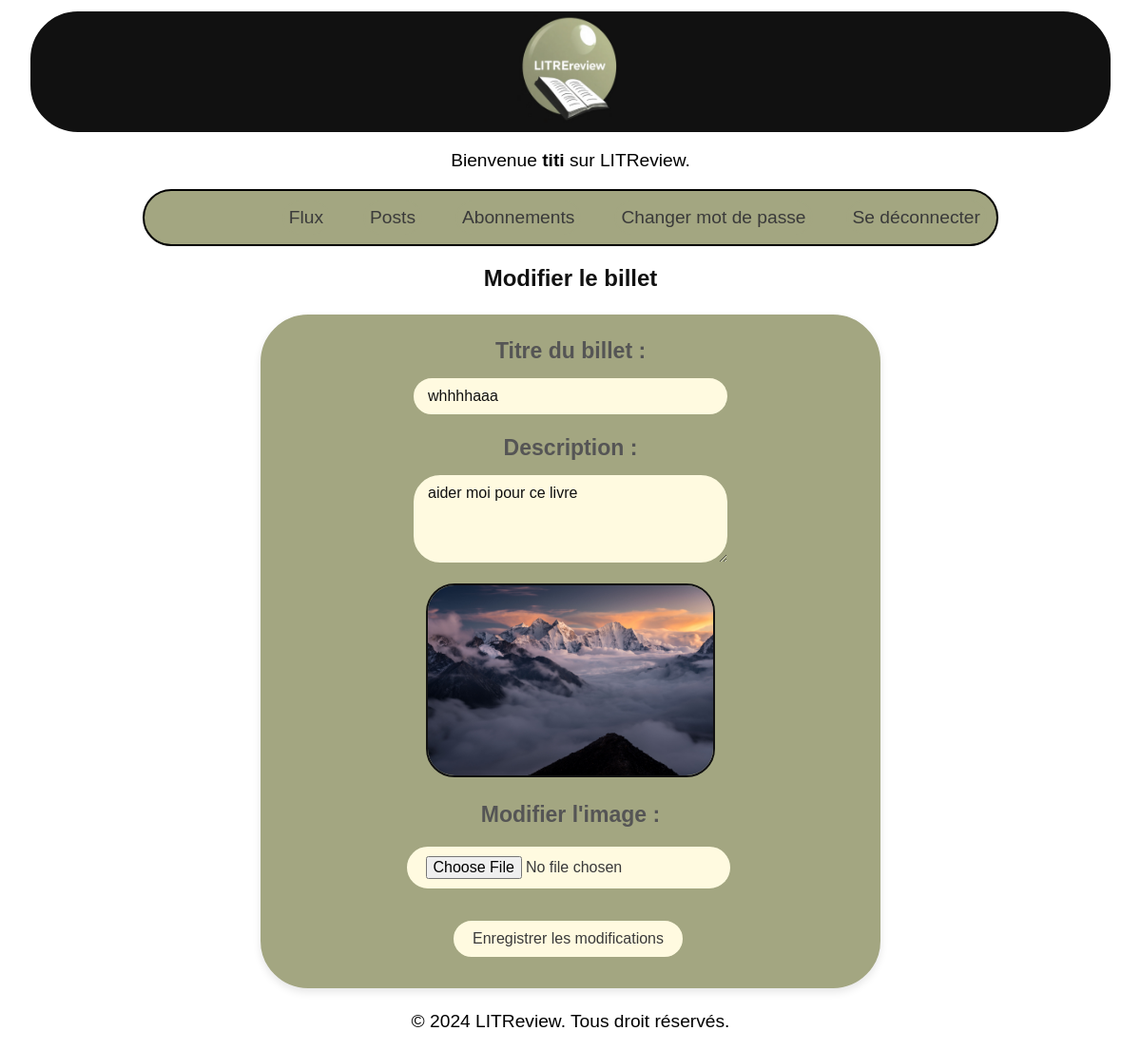
/edit-ticket/3/edit (signed in), run on an earlier commit of the app's database.
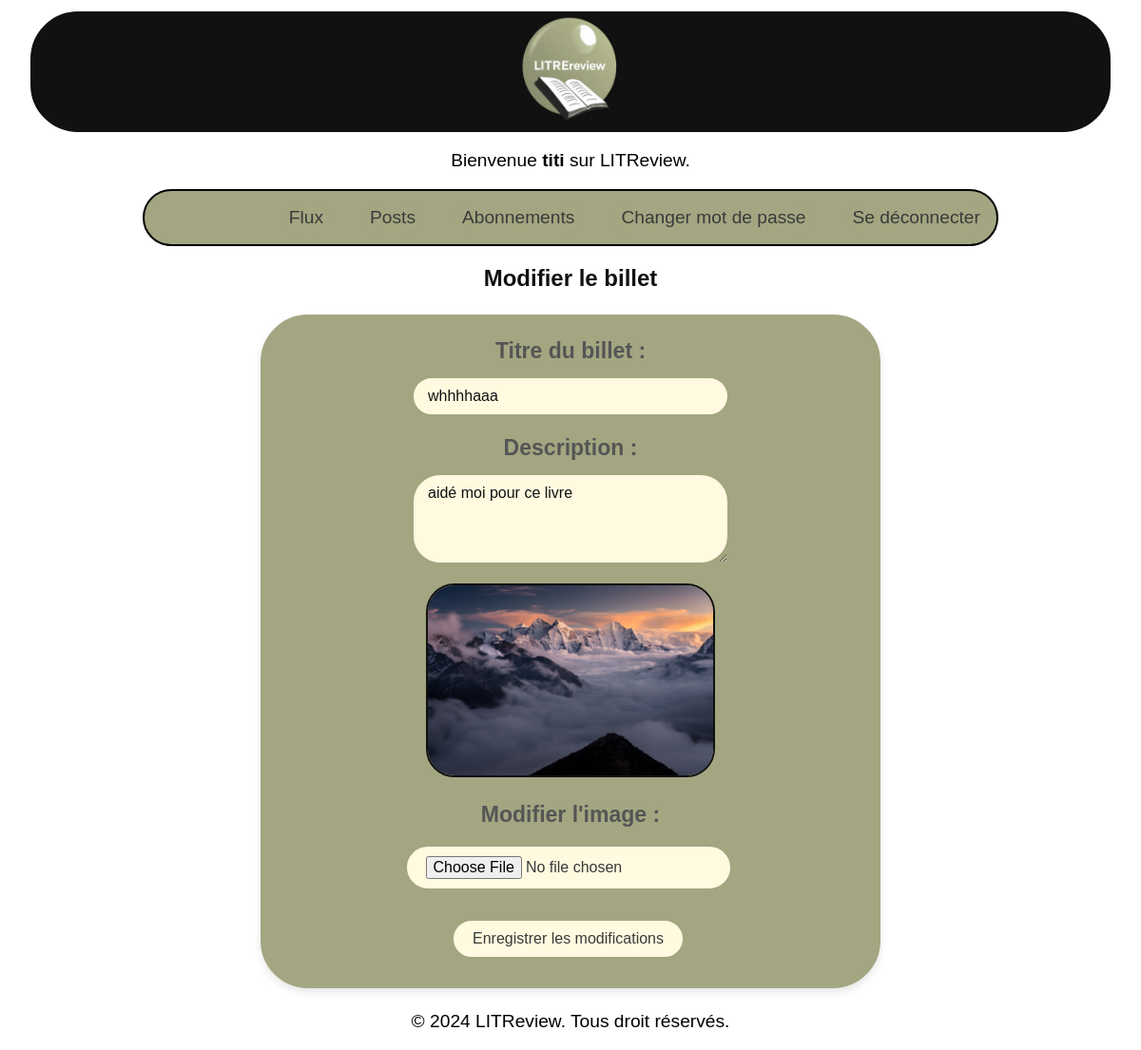
And on a later commit of the database.
### LitReview/models.py (models this page shows, shortened)
class Ticket(models.Model):
    title = models.CharField(max_length=128)
    description = models.TextField(max_length=2048, blank=True)
    image = models.ImageField(blank=True, null=True)
    user = models.ForeignKey(
        settings.AUTH_USER_MODEL,
        on_delete=models.CASCADE)
    time_created = models.DateTimeField(auto_now_add=True)

### LitReview/views.py (the view, shortened to what this page needs)
@login_required
def edit_ticket(request, ticket_id):
    ticket = get_object_or_404(Ticket, id=ticket_id, user=request.user)
    edit_form = TicketForm(instance=ticket)
    context = {
        "edit_form": edit_form,
        "ticket": ticket,
    }
    return render(request, "LitReview/edit_ticket.html", context=context)

### LitReview/forms.py
class TicketForm(forms.ModelForm):
    class Meta:
        model = Ticket
        fields = ["title", "description", "image"]

### LitReview/templates/LitReview/edit_ticket.html (shortened to what this page needs)
{% extends 'base.html' %}
{% block content %}
    <h2 class="form-title">Modifier le billet</h2>
    <form enctype="multipart/form-data" method="post" action="" class="edit-ticket-form">
        <div class="form-group">
            <label for="title" class="form-label">Titre du billet :</label>
            <input type="text" id="title" name="title" value="{{ ticket.title }}" required aria-required="true" class="form-input">
        </div>
        <div class="form-group">
            <label for="description" class="form-label">Description :</label>
            <textarea id="description" name="description" rows="4" class="form-textarea">{{ ticket.description }}</textarea>
        </div>
        {% if ticket.image %}
            <div class="form-group image-preview">
                <img src="{{ ticket.image.url }}" alt="Image associée au ticket {{ ticket.title }}" class="ticket-image">
            </div>
        {% endif %}
        <div class="form-group">
            <label for="image" class="form-label">Modifier l'image :</label>
            <input type="file" id="image" name="image" class="form-file-input">
        </div>
        <div class="form-actions">
            <button type="submit" name="edit_ticket" class="submit-button">Enregistrer les modifications</button>
        </div>
    </form>
{% endblock %}

What changed in the data, as far as the page shows it:
changed Ticket "whhhhaaa": description "aider moi pour ce livre" → "aidé moi pour ce livre"
